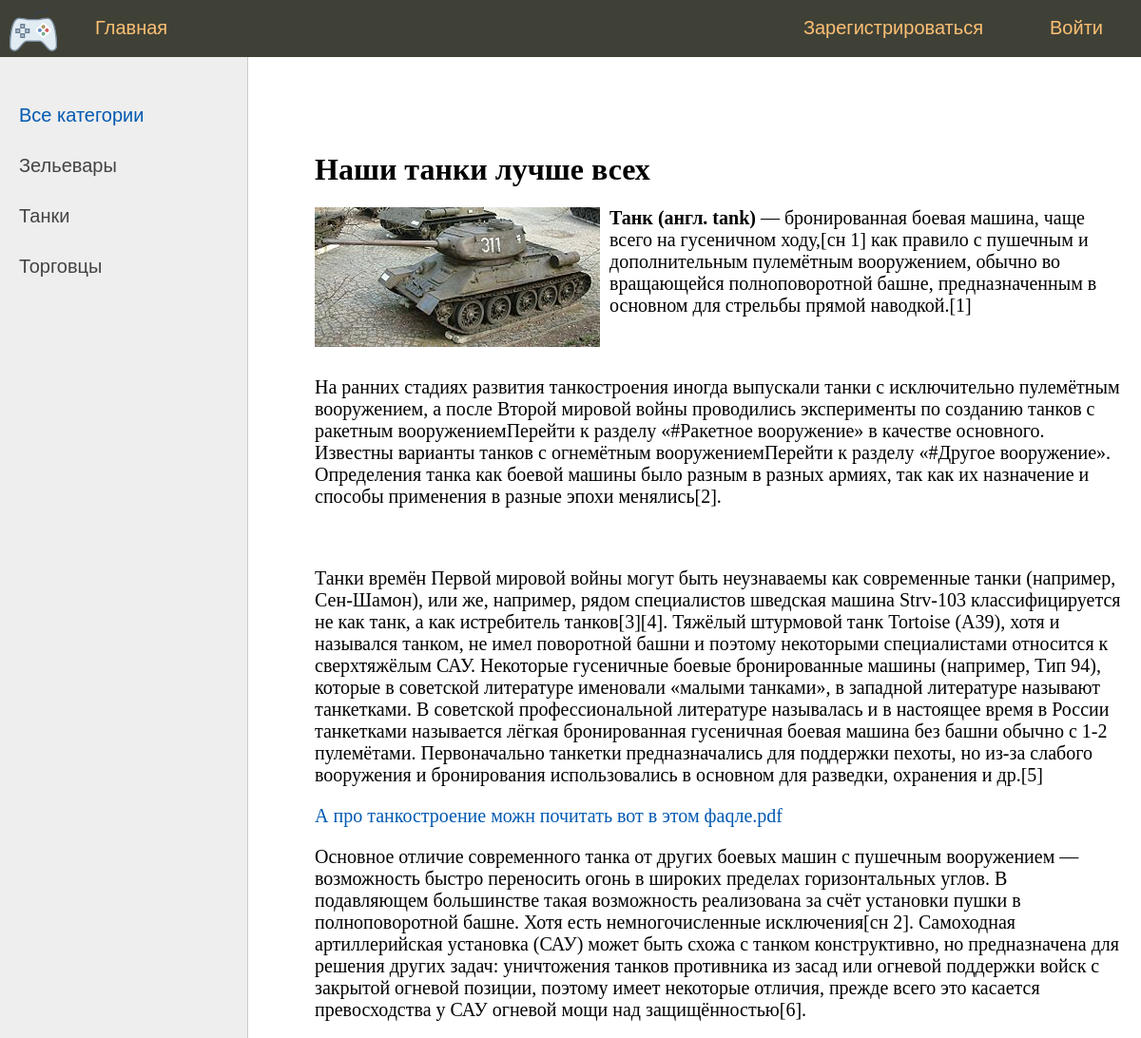
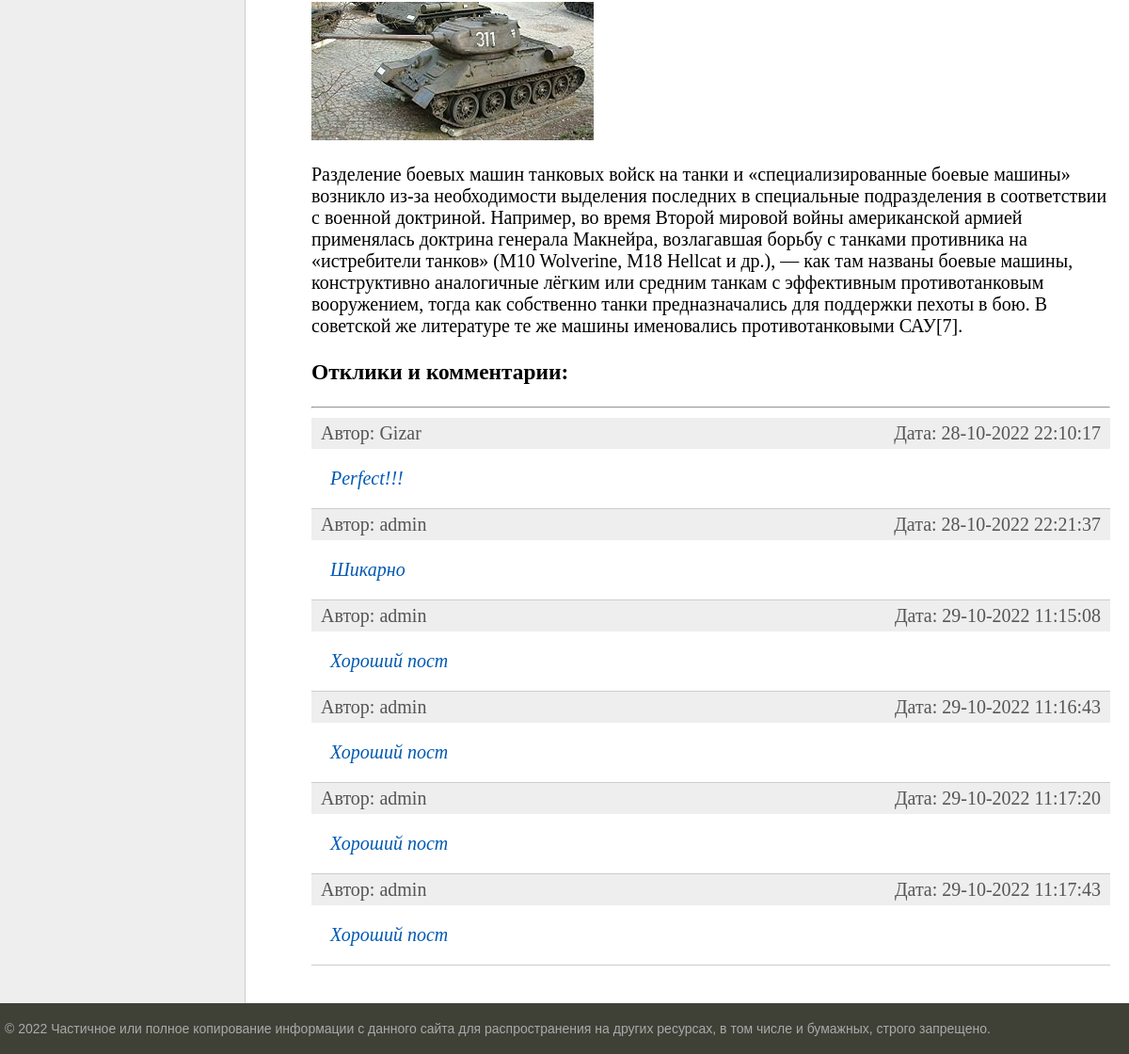
/post/nashi-tanki-luchshe-vsekh/, run on the app's committed database (2 pictures, top to bottom).
### bboard/models.py (models this page shows, shortened)
class Category(models.Model):
    name = models.CharField(
        max_length=64,
        unique=True,
        verbose_name='Категория',
        help_text='Имя категории длинной не более 64 символов ',
    )
    slug = models.SlugField(max_length=255, unique=True, db_index=True, verbose_name="URL")
    def get_absolute_url(self):
        return reverse('category', kwargs={'cat_slug': self.slug})
    class Meta:
        verbose_name = 'Категория'
        verbose_name_plural = 'Категории'

class Post(models.Model):
    title = models.CharField(max_length=255, verbose_name="Заголовок")
    content = RichTextUploadingField(blank=True, default='', verbose_name="Текст")
    category = models.ForeignKey('Category', on_delete=models.PROTECT, verbose_name="Категория")
    user = models.ForeignKey('User', on_delete=models.CASCADE, verbose_name="Пользователь")
    photo = models.ImageField(upload_to="photos/%Y/%m/%d/", verbose_name="Фото заголовка", blank=True, null=True)
    time_create = models.DateTimeField(auto_now_add=True)
    time_update = models.DateTimeField(auto_now=True)
    is_created = models.BooleanField(default=True)
    slug = models.SlugField(max_length=255, unique=True, db_index=True, verbose_name="URL")
    is_published = models.BooleanField(default=True, verbose_name="Опубликовать")
    def __str__(self):
        return f"{self.id}: {self.title}"
    class Meta:
        verbose_name = 'Объявление'
        verbose_name_plural = 'Объявления'

class Reply(models.Model):
    user = models.ForeignKey('User', on_delete=models.CASCADE, verbose_name="Пользователь")
    post = models.ForeignKey('Post', on_delete=models.CASCADE, verbose_name="Пост")
    time_create = models.DateTimeField(auto_now_add=True)
    time_update = models.DateTimeField(auto_now=True)
    text = models.TextField(blank=True, verbose_name="Текс")
    is_approved = models.BooleanField(default=False, verbose_name="Разрешено")
    def get_absolute_url(self):
        return reverse('reply', kwargs={'pk': self.pk}) # for view
    class Meta:
        verbose_name = 'Отклик'
        verbose_name_plural = 'Отклики'

class User(AbstractUser):
    email = models.EmailField(
        _("email address"),
        unique=True
    )
    email_verify = models.BooleanField(default=False)
    USERNAME_FIELD = "email"
    REQUIRED_FIELDS = ["username"]
    def __str__(self):
        return f'{self.username}'
    class Meta:
        verbose_name = 'Пользователь'
        verbose_name_plural = 'Пользователи'

### bboard/views.py (the view)
# urls.py: path('post/<slug:slug>/', PostDetail.as_view(), name='post'),
class PostDetail(DataMixin, DetailView):
    model = Post
    template_name = 'bboard/post.html'
    context_object_name = 'post'
    def get_context_data(self, *, object_list=None, **kwargs):
        context = super().get_context_data(**kwargs)
        c_def = self.get_user_context(title=context['post'])
        return dict(list(context.items()) + list(c_def.items()))

### bboard/templatetags/bboard_tags.py (called while the page is built)
@register.inclusion_tag('bboard/list_replies.html')
def show_replies(sort=None, throught_slug=False, post_id=None):
    if throught_slug:
        post_id = Post.objects.get(slug=post_id).pk
    if post_id is not None:
        if not sort:
            replies = Reply.objects.filter(post=post_id, is_approved=True)
        else:
            replies = Reply.objects.filter(post=post_id, is_approved=True).order_by(sort)
        return {"replies": replies}
    else:
        return {"replies": {}}

### bboard/utils.py (called while the page is built)
    def get_user_context(self, **kwargs):
        context = kwargs
        categories =  Category.objects.annotate(Count('post'))
        user_menu = menu.copy()
        if not self.request.user.is_authenticated:
            for i in range(3):
                user_menu.pop(1)
        else:
            user_menu.pop(4)
        context['menu'] = user_menu
        context['categories'] = categories
        if 'cat_selected' not in context:
            context['cat_selected'] = 0
        return context

### bboard/templates/bboard/post.html (shortened to what this page needs)
{% extends 'base.html' %}
{% load bboard_tags %}
{% block content %}
<h1>{{post.title}}</h1>
{% if post.photo %}
  <p><img class="img-article-left" src="{{post.photo.url}}"></p>
{% endif %}
{% autoescape off %}
    {{post.content|linebreaks}}
{% endautoescape %}
<h3>Отклики и комментарии:</h3>
<hr>
{% show_replies post_id=post.id %}
{% endblock %}

### templates/base.html (shortened to what this page needs)
<!DOCTYPE html>
<html>
<head>
	{% load static %}
	{% load bboard_tags %}
	<link type="text/css" href="{% static 'bboard/css/styles.css' %}" rel="stylesheet" />
</head>
<body>
	<table class="table-page" border=0 cellpadding="0" cellspacing="0">
	<tr><td valign=top>
	{% block mainmenu %}
			<div class="header">
				<ul id="mainmenu" class="mainmenu">
					<li class="logo"><a href="{% url 'home' %}"><div class="logo"></div></a></li>
					{% for m in menu %}
						{% if not forloop.last %}
							<li><a href="{% url m.url_name %}">{{ m.title }}</a></li>
						{% else %}
							<li class="last"><a href="{% url m.url_name %}">{{ m.title }}</a></li>
						{% endif %}
					{% endfor %}
					{% if user.is_authenticated %}
						<li class="last" style="color: #93a1a1 ">Пользователь: {{ user }}</li>
					{% else %}
						<li class="last"><a href="{% url 'register' %}">Зарегистрироваться</a></li>
					{% endif %}
				</ul>
			</div>
	{% endblock mainmenu %}
	<table class="table-content" border=0 cellpadding="0" cellspacing="0">
	<tr>
		<td valign="top" class="left-chapters">
		<ul id="leftchapters">
			{% if cat_selected == 0 %}
				<li class="selected">Все категории</li>
			{% else %}
				<li><a href="{% url 'home' %}">Все категории</a></li>
			{% endif %}
			{% for c in categories %}
			{% if c.post__count > 0 %}
					{% if c.pk == cat_selected %}
						<li class="selected">{{c.name}}</li>
					{% else %}
						<li><a href="{{ c.get_absolute_url }}">{{c.name}}</a></li>
					{% endif %}
			{% endif %}
			{% endfor %}
		</ul>
	</td>
	<td valign="top" class="content">
		<div class="content-text">
			{% block content %}
			{% endblock %}
		</div>
	</td></tr></table>
	</td></tr>
	<tr><td valign=top>
		<div id="footer">
			<p>&copy; 2022 Частичное или полное копирование информации с данного сайта для распространения на других ресурсах, в том числе и бумажных, строго запрещено.</p>
		</div>
	</td></tr></table>
</body>
</html>

### bboard/templates/bboard/list_replies.html
{% if replies %}
	<ul class="list-articles">
		{% for rep in replies %}
			<li>
				<div class="article-panel">
					<p class="first">Автор: {{ rep.user }}</p>
					<p class="last">Дата: {{rep.time_update|date:"d-m-Y H:i:s"}}</p>
				</div>
				<div>
					<p><i><a href="{{ rep.get_absolute_url }}" style="margin-left:20px;">{{rep.text}}</a></i></p>
				</div>
			</li>
		{% endfor %}
	</ul>
{% else %}
		<p>Откликов: 0</p>
{% endif %}

### bboard/static/bboard/css/styles.css (style rules this page uses)
html, body { font-family: 'Arial'; margin: 0; padding: 0; height: 100%; width: 100%; color: #444; }
a { color: #0059b2; text-decoration: none; }
img { max-width: 600px; height: auto; }
img.img-article-left { max-width: 300px; height: auto; float: left; padding: 0 10px 10px 0; }
div.article-panel { background: #eee; padding: 5px 10px 5px 10px; box-sizing: border-box; overflow: hidden; color: #555; }
div.article-panel p.first { margin: 0; float: left; }
div.article-panel p.last { margin: 0; float: right; }
ul.list-articles { list-style: none; margin: 0; padding: 0; }
ul.list-articles li { border-bottom: 1px solid #ccc; }
.table-page { width: 100%; height: 100%; vertical-align: top; }
.table-page tr { height: 100%; }
.header { background: #3F4137; height: 60px; }
.logo { background: url('../images/logo.png') no-repeat 10px 5px; width: 70px; height: 60px; }
ul.mainmenu { list-style: none; margin: 0; padding: 0; height: 60px; color: #fdc073; font-size: 20px; overflow: hidden; }
ul.mainmenu li { float: left; margin: 18px 40px 0 30px; }
ul.mainmenu li.logo { margin: 0; }
ul.mainmenu li.last { float: right; }
ul.mainmenu li a { color: #fdc073; text-decoration: none; }
.table-content { width: 100%; min-height: 100%; height: 100%; }
.left-chapters { margin: 0; background: #eee; border-right: 1px solid #ccc; min-height: 100%; }
.left-chapters ul { width: 230px; min-height: 100%; margin: 0; padding: 20px 10px 10px 20px; list-style: none; font-size: 20px; }
.left-chapters ul li { margin: 30px 0 0 0; color: #999; }
.left-chapters ul li.selected { color: #0059b2; }
.left-chapters ul li a { color: #444; text-decoration: none; }
.content { padding: 40px 20px 20px 40px; width: 100%; box-sizing: border-box; }
.content-text { margin: 60px 0 0 30px; color: #000; font-size: 20px; font-family: Yandex Sans Display Light; }
.content-text h1 { font-size: 32px; }
#footer { box-sizing: border-box; background: #3F4137; padding: 5px; color: #aaa; font-size: 14px; font-family: Verdana, Geneva, Arial, Helvetica; text-align: left; overflow: hidden; }

### data on the page
Category: name "Зельевары"
Category: name "Танки"
Category: name "Торговцы"
Post: title "Наши танки лучше всех", photo (picture), content "Танк (англ. tank) — бронированная боевая машина, чаще всего на гусеничном ходу,[сн 1] как правило с пушечным и дополнительным пулемётным вооружением, обычно во вращающейся полноповоротной башне, предназначенным в основном для стрельбы прямой наводкой.[1] На ранних стадиях развития танкостроения иногда выпускали танки с исключительно пулемётным вооружением, а после Второй мировой войны проводились эксперименты по созданию танков с ракетным вооружениемПерейти к разделу «#Ракетное вооружение» в качестве основного. Известны варианты танков с огнемётным вооружениемПерейти к разделу «#Другое вооружение». Определения танка как боевой машины было разным в разных армиях, так как их назначение и…", content (picture)
Reply: user "Gizar", time_update "28-10-2022 22:10:17", text "Perfect!!!"
Reply: user "admin", time_update "28-10-2022 22:21:37", text "Шикарно"
Reply: user "admin", time_update "29-10-2022 11:15:08", text "Хороший пост"
Reply: user "admin", time_update "29-10-2022 11:16:43", text "Хороший пост"
Reply: user "admin", time_update "29-10-2022 11:17:20", text "Хороший пост"
Reply: user "admin", time_update "29-10-2022 11:17:43", text "Хороший пост"

### other printed values
{{ m.title }} "Главная"
{{ m.title }} "Войти"
